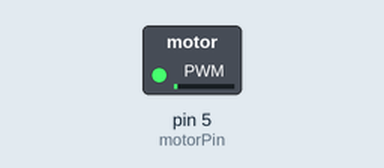
A sketch run on a simulated Arduino Uno, built with avr-gcc and run on an emulated ATmega328P. Shown: switched loads named in the sketch (green lamp = pin HIGH).

Above: at 0.05 s.
At 1.3 s:
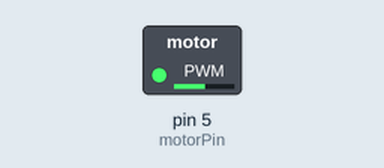
At 2.25 s:
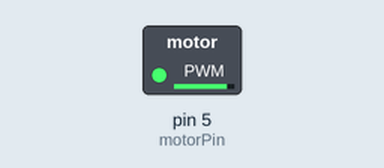
At 4.45 s:
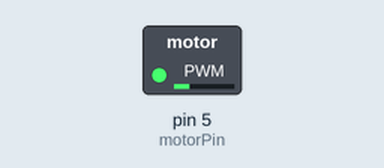
Timing chart, 0 to 6.6 s (numbered marks = the images above):
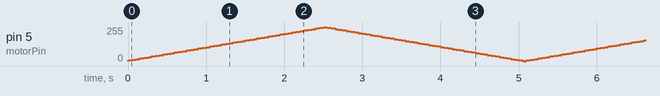

The sketch:

sketch_may23a.ino
```cpp
// Motor pin assignment
const int motorPin = 5;

// Minimum and maximum speed values
const int minSpeed = 0;
const int maxSpeed = 255;

// Speed increment value
const int speedIncrement = 5;

// Delay between speed changes
const int speedDelay = 50;

// Current motor speed
int currentSpeed = minSpeed;

// Flag to indicate speed direction (1: increasing, -1: decreasing)
int speedDirection = 1;

void setup() {
  // Set motor pin as output
  pinMode(motorPin, OUTPUT);
}

void loop() {
  // Update the motor speed
  currentSpeed += speedDirection * speedIncrement;

  // Check if the speed has reached the minimum or maximum value
  if (currentSpeed <= minSpeed) {
    currentSpeed = minSpeed;
    speedDirection = 1;  // Change direction to increasing
  } else if (currentSpeed >= maxSpeed) {
    currentSpeed = maxSpeed;
    speedDirection = -1;  // Change direction to decreasing
  }

  // Set the motor speed
  analogWrite(motorPin, currentSpeed);

  // Delay for the specified time
  delay(speedDelay);
}
```
